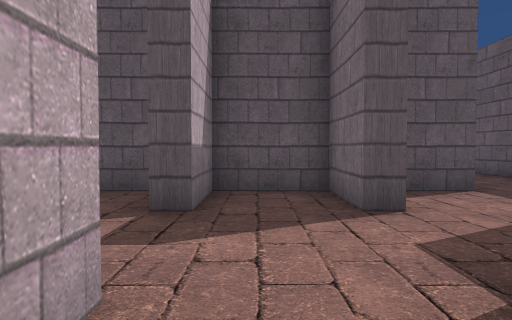
[1] (above)

23 first-person views from a walk through a scene from a Unity 3-D project. The camera is 1.5 m above the floor, tilts 2° down and sees 70° across. The floor is counted in squares, 2 m on a side. Each view is taken from the middle of a square. On the plan, view 1 faces up. The plan holds only what a view shows up to about 11 squares ahead; the rest is blank. The place goes on beyond the plan. The player character is not drawn. Some animated figures are left out. Some surface patterns are stand-ins.

[2]
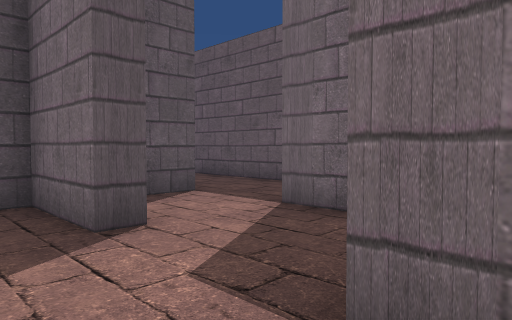

[3]
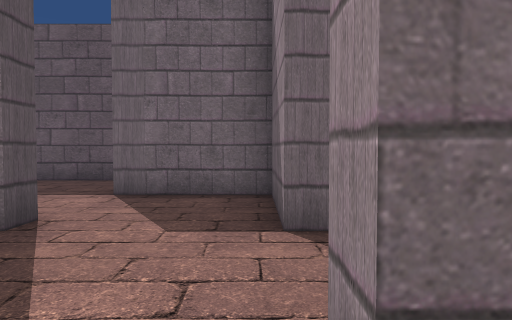

[4]
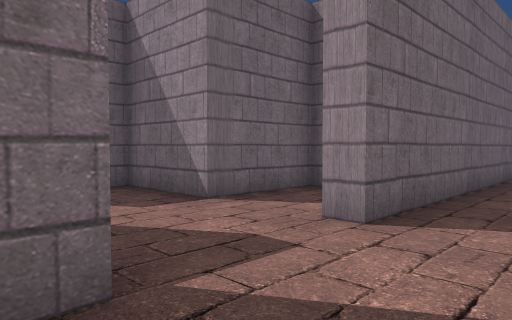

[5]
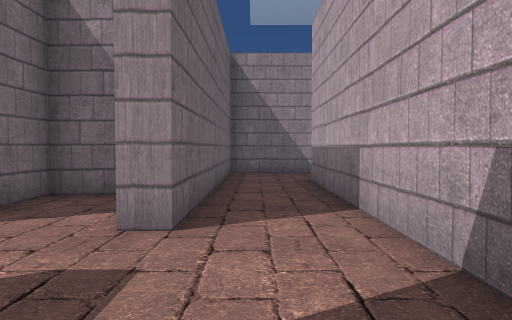

[6]
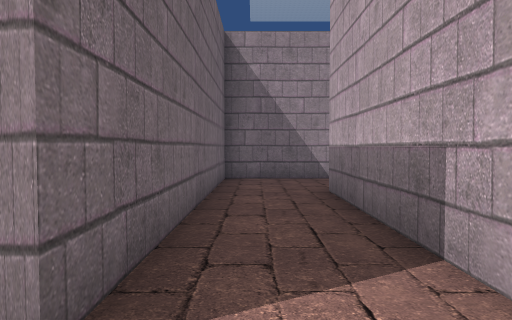

[7]
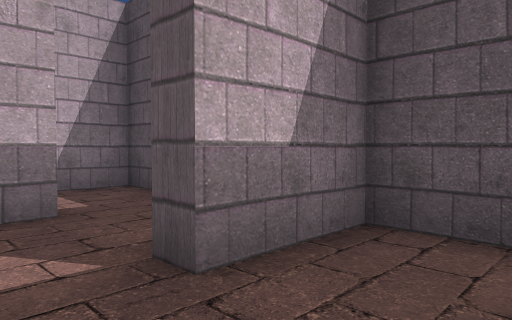

[8]
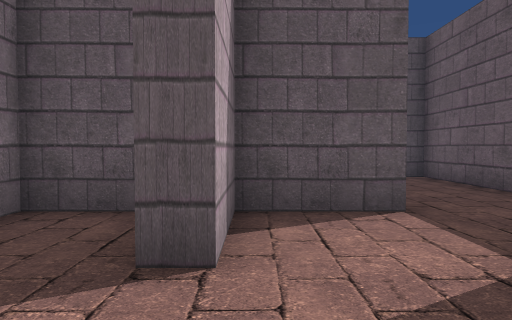

[9]
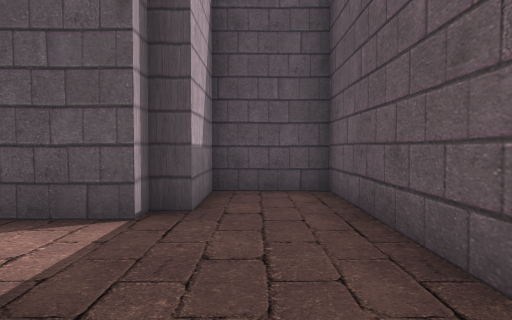

[10]
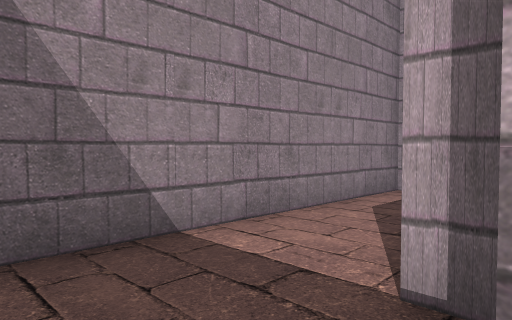

[11]
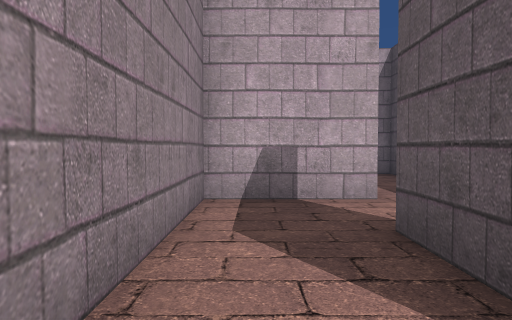

[12]
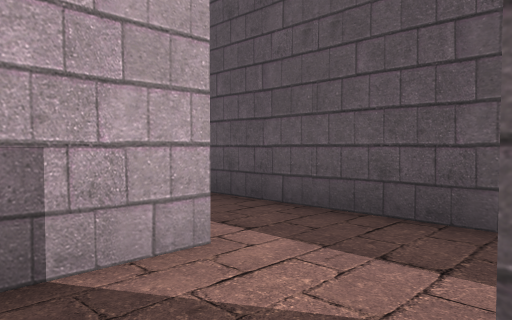

[13]
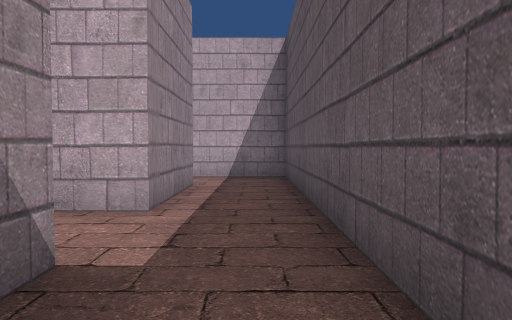

[14]
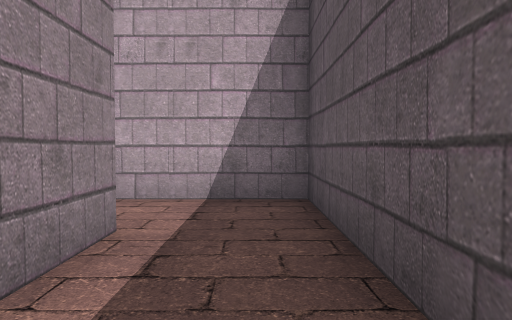

[15]
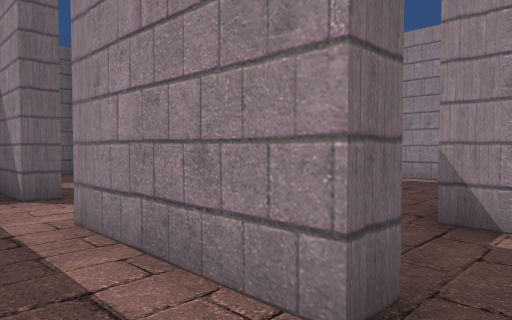

[16]
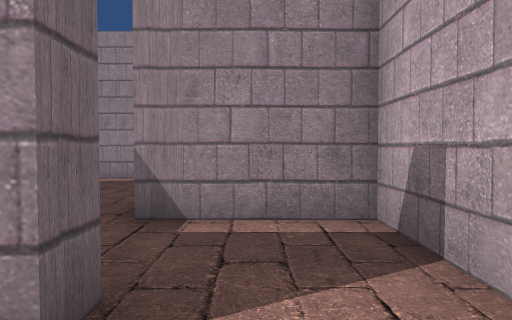

[17]
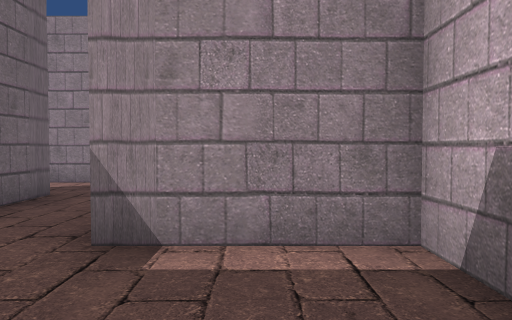

[18]
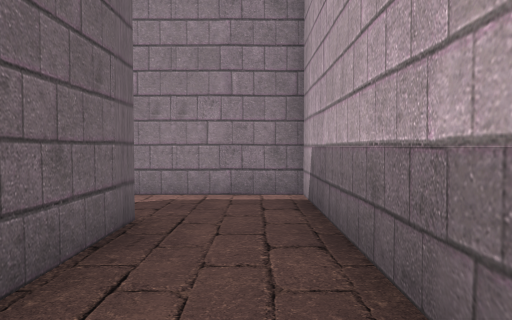

[19]
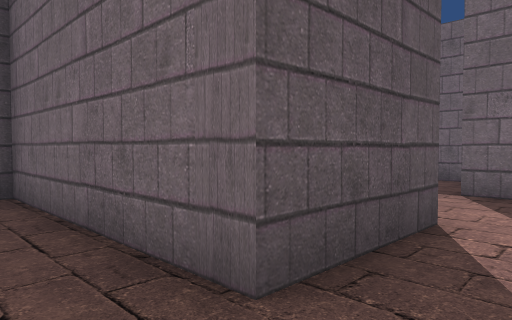

[20]
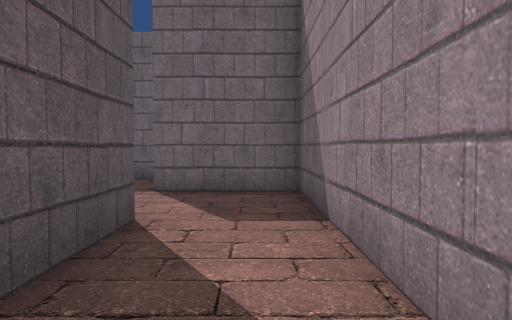

[21]
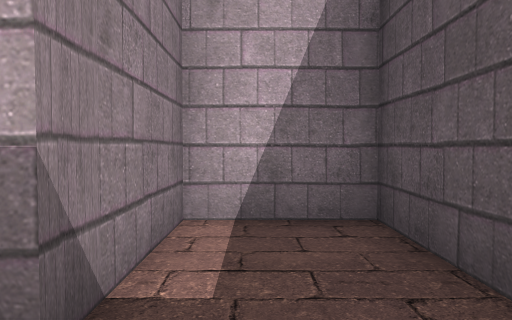

[22]
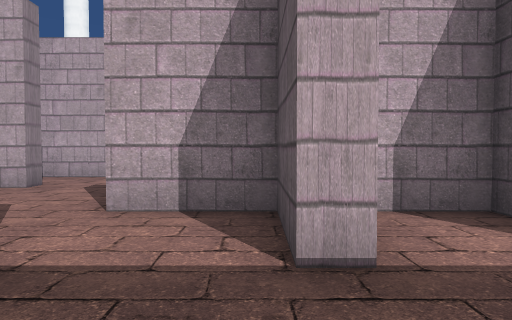

[23]
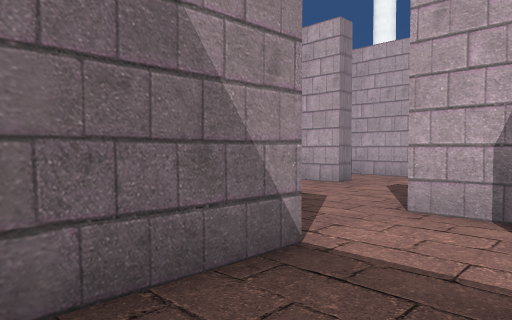

### Floor plan
Ten units are one square. View 1 is at (0, 0); x grows to the right and y downward. Boxes are objects, and circles mark ways between rooms. Rooms are numbered by the first view taken in them; rooms with no view inside come last. Other rooms are left out.
<svg viewBox="-138 -117 206 230">
<path fill="none" stroke="#000" d="M-13 -17 -7 -17 -7 -8M17 -42 13 -42 13 -63 -7 -63 -7 -42 -13 -42M-33 -43 -33 -15M1 8 13 8 13 -17 38 -17 38 -43M-18 -63 -57 -63 -57 -43 -33 -43M-13 -42 -13 -48M38 -69 38 -63 17 -63 17 -42M63 -51 63 -112 43 -112 43 -92 38 -92 38 -88 17 -88 17 -74M38 -43 58 -43M-38 32 -38 38M-48 37 -63 37M-82 45 -82 57 -13 57 -13 -17M-33 -15 -33 32M-63 37 -63 32 -49 32M-113 32 -82 32 -82 45M-50 12 -133 12 -133 35M-108 60 -108 108 -64 108M-61 88 -88 88 -88 38M-113 39 -113 32M-133 35 -133 57 -108 57M-13 76 -13 70"/>
<circle cx="-20" cy="-50" r="3" fill="#2a7"/>
<circle cx="30" cy="-40" r="3" fill="#2a7"/>
<circle cx="-20" cy="-10" r="3" fill="#2a7"/>
<circle cx="-70" cy="40" r="3" fill="#2a7"/>
<circle cx="-120" cy="40" r="3" fill="#2a7"/>
<circle cx="-110" cy="50" r="3" fill="#2a7"/>
<text x="0" y="-30">1</text>
<text x="-40" y="-50">2</text>
<text x="50" y="-70">3</text>
<text x="-30" y="40">4</text>
<text x="-80" y="30">5</text>
<text x="-90" y="80">6</text>
<text x="-120" y="50">7</text>
<text x="-20" y="80">8</text>
</svg>
Room 1 opens to room 2. Room 1 opens to room 3. Room 1 opens to room 4. Room 4 opens to room 5. Room 5 opens to room 7. Room 6 opens to room 7.

Where each view was taken, in squares from view 1:
view 1: 0 up, 0 right, facing up
view 2: 1 up, 0 right, facing up-right
view 3: 2 up, 2 left, facing right
view 4: 5 up, 3 left, facing down-right
view 5: 5 up, 2 left, facing down
view 6: 3 up, 2 left, facing down
view 7: 3 up, 1 right, facing up-left
view 8: 2 up, 2 right, facing up
view 9: 5 up, 5 right, facing up
view 10: 3 down, 2 left, facing down-left
view 11: 5 down, 3 left, facing left
view 12: 5 down, 6 left, facing up-left
view 13: 2 down, 4 left, facing left
view 14: 2 down, 8 left, facing left
view 15: 2 down, 12 left, facing down-right
view 16: 2 down, 12 left, facing down
view 17: 3 down, 12 left, facing down
view 18: 5 down, 10 left, facing down
view 19: 10 down, 10 left, facing up-right
view 20: 10 down, 10 left, facing right
view 21: 5 up, 2 left, facing left
view 22: 6 up, 6 right, facing left
view 23: 6 up, 6 right, facing down-left
